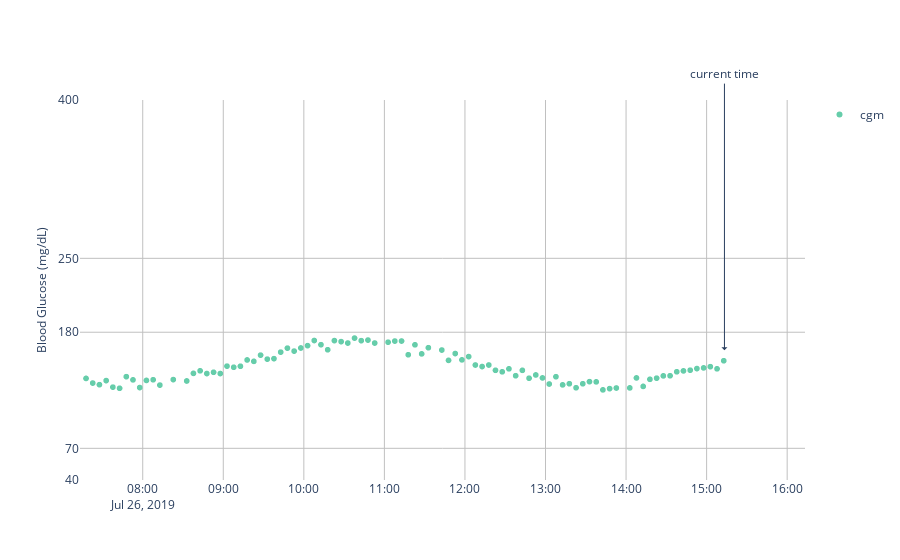

Write notebook code for a chart like this one.
### Code cell
# view BG inputs
# Set bg color values
bg['bg_colors'] = 'mediumaquamarine'
bg.loc[bg['mg_dL'] < 54, 'bg_colors'] = 'indianred'
low_location = (bg['mg_dL'] > 54) & (bg['mg_dL'] < 70)
bg.loc[low_location, 'bg_colors'] = 'lightcoral'
high_location = (bg['mg_dL'] > 180) & (bg['mg_dL'] <= 250)
bg.loc[high_location, 'bg_colors'] = 'mediumpurple'
bg.loc[(bg['mg_dL'] > 250), 'bg_colors'] = 'slateblue'

bg_trace = go.Scattergl(
    name="cgm",
    x=bg["time"],
    y=bg["mg_dL"],
    hoverinfo="y+name",
    hoverlabel=dict(
        bgcolor=bg["bg_colors"]
    ),
    mode='markers',
    marker=dict(
        size=6,
        line=dict(width=0),
        color=bg["bg_colors"]
    )
)

layout = go.Layout(
    showlegend=True,
    plot_bgcolor="white",
    yaxis=dict(
        range=[40, 400],
        tickvals=[-100, 40, 70, 180, 250, 400],
        fixedrange=True,
        hoverformat=".0f",
        zeroline=False,
        showgrid=True,
        gridcolor="#c0c0c0",
        title=dict(
            text="Blood Glucose (mg/dL)",
            font=dict(
                size=12
            )
        )
    ),
    xaxis=dict(
        range=(
            current_time - datetime.timedelta(hours=8),
            current_time + datetime.timedelta(hours=1)
        ),
        showgrid=True,
        gridcolor="#c0c0c0",
    ),
    annotations=[
        go.layout.Annotation(
            x=current_time,
            y=bg["mg_dL"].values[-1] + 10,
            xref="x",
            yref="y",
            text="current time",
            showarrow=True,
            arrowhead=1,
            ax=0,
            ayref="y",
            ay=425
        )
    ],
    dragmode="pan",
    hovermode="x"
)

fig = go.Figure(data=bg_trace, layout=layout)
fig

### Figure 1 — Plotly figure (JSON) as saved in the notebook; plotly's stock layout.template omitted (floating-point values rounded to 4 significant figures; data arrays with more than 128 entries replaced by an {"elided": "..."} marker saying what was removed)
{"data": [{"hoverinfo": "y+name", "hoverlabel": {"bgcolor": {"elided": "267 str values"}}, "marker": {"color": {"elided": "267 str values"}, "line": {"width": 0}, "size": 6}, "mode": "markers", "name": "cgm", "type": "scattergl", "x": {"elided": "267 str values"}, "y": {"elided": "267 float values"}}], "layout": {"annotations": [{"arrowhead": 1, "ax": 0, "ay": 425, "ayref": "y", "showarrow": true, "text": "current time", "x": "2019-07-26T15:13:17+00:00", "xref": "x", "y": 163.0, "yref": "y"}], "autosize": true, "dragmode": "pan", "hovermode": "x", "plot_bgcolor": "white", "showlegend": true, "xaxis": {"gridcolor": "#c0c0c0", "range": ["2019-07-26T07:13:17+00:00", "2019-07-26T16:13:17+00:00"], "showgrid": true, "type": "date"}, "yaxis": {"fixedrange": true, "gridcolor": "#c0c0c0", "hoverformat": ".0f", "range": [40, 400], "showgrid": true, "tickvals": [-100, 40, 70, 180, 250, 400], "title": {"font": {"size": 12}, "text": "Blood Glucose (mg/dL)"}, "type": "linear", "zeroline": false}}}
